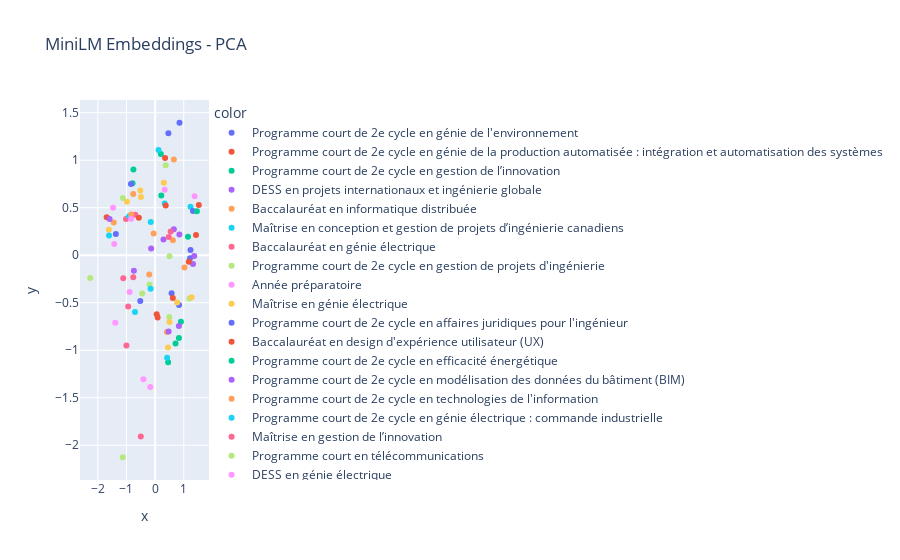
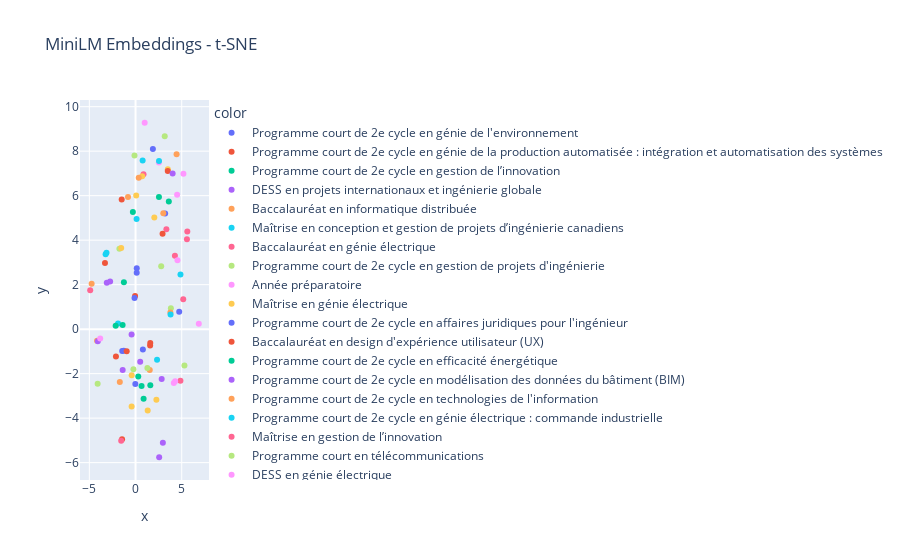
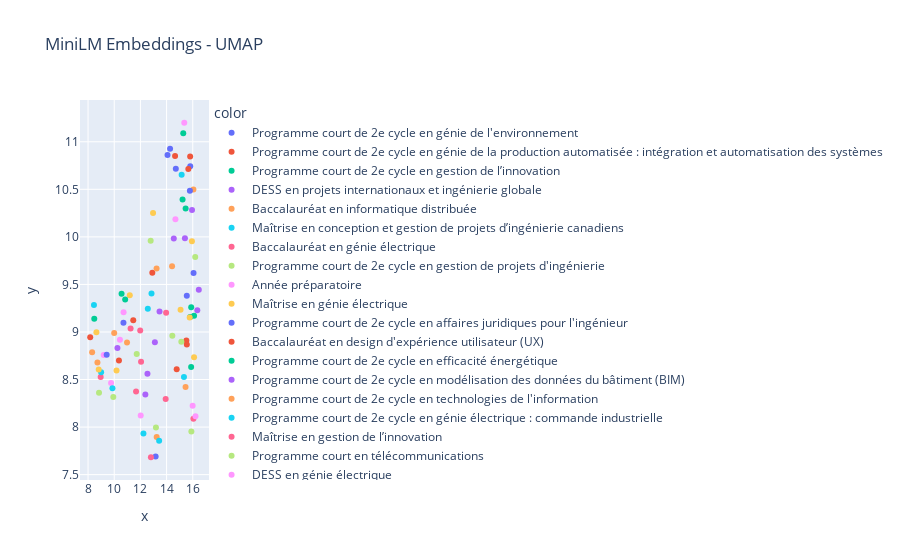
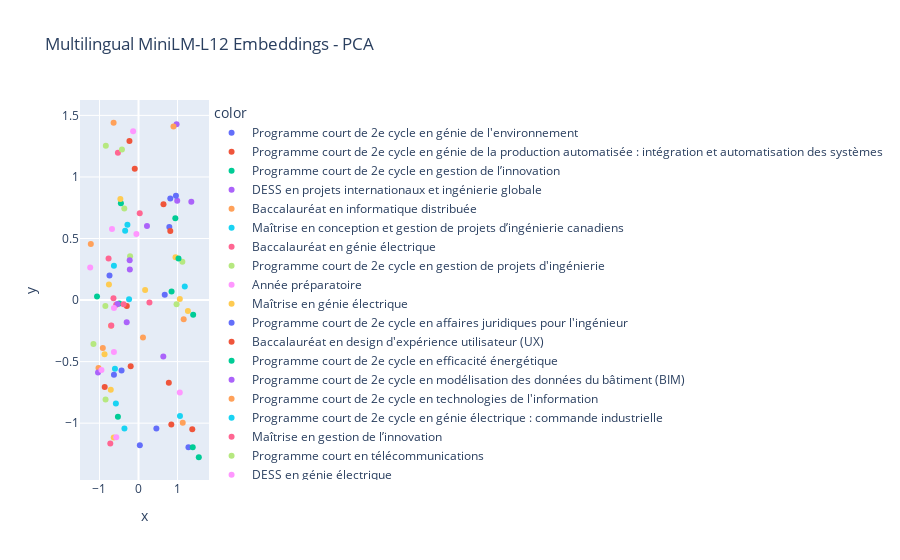

Write notebook code for charts like these, in order.
### Code cell
for model_name, model_label in models_to_test:
    # Generate embeddings for combined texts
    combined_embeddings = generate_embeddings_with_model(program_texts.tolist(), model_name, model_label)
    
    # PCA
    pca = PCA(n_components=2)
    pca_result = pca.fit_transform(combined_embeddings)
    
    # t-SNE
    tsne = TSNE(n_components=2, perplexity=30, max_iter=1000)
    tsne_result = tsne.fit_transform(combined_embeddings)
    
    # UMAP
    umap_projection = umap.UMAP(n_components=2, n_neighbors=15, min_dist=0.1)
    umap_result = umap_projection.fit_transform(combined_embeddings)
    
    # Store results
    embedding_results[model_label] = {
        "pca": pca_result,
        "tsne": tsne_result,
        "umap": umap_result,
        "dataframe": "program",
        "embeddings": combined_embeddings
    }
    
    # Visualize PCA
    fig_pca = px.scatter(
        x=pca_result[:, 0],
        y=pca_result[:, 1],
        color=program_df['title'],
        hover_data={'code': program_df['code'], 'cycle': program_df['cycle']},
        title=f"{model_label} Embeddings - PCA"
    )
    fig_pca.show()
    
    # Visualize t-SNE
    fig_tsne = px.scatter(
        x=tsne_result[:, 0],
        y=tsne_result[:, 1],
        color=program_df['title'],
        hover_data={'code': program_df['code'], 'cycle': program_df['cycle']},
        title=f"{model_label} Embeddings - t-SNE"
    )
    fig_tsne.show()
    
    # Visualize UMAP
    fig_umap = px.scatter(
        x=umap_result[:, 0],
        y=umap_result[:, 1],
        color=program_df['title'],
        hover_data={'code': program_df['code'], 'cycle': program_df['cycle']},
        title=f"{model_label} Embeddings - UMAP"
    )
    fig_umap.show()

# Evaluate Silhouette Score, Number of Clusters, and Inertia
for model_name, model_label in models_to_test:
    embeddings = embedding_results[model_label]['embeddings']
    kmeans = KMeans(n_clusters=5)
    kmeans.fit(embeddings)
    labels = kmeans.labels_
    silhouette_avg = silhouette_score(embeddings, labels)

    print(f"Silhouette Score for {model_label}: {silhouette_avg}")
    print(f"Number of Clusters for {model_label}: {kmeans.n_clusters}")
    print(f"Inertia for {model_label}: {kmeans.inertia_}")

# Summary
print("Embeddings generated and visualized for the following models:")
for model_name, model_label in models_to_test:
    print(f"- {model_label} ({model_name})")
